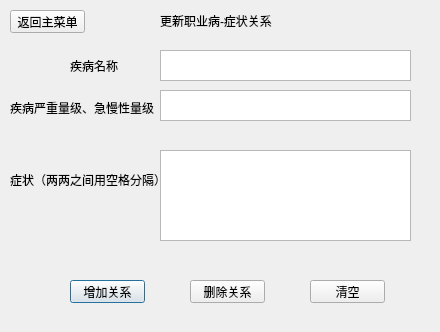
<?xml version="1.0" encoding="UTF-8"?>
<ui version="4.0">
 <class>Dialog</class>
 <widget class="QDialog" name="Dialog">
  <property name="geometry">
   <rect>
    <x>0</x>
    <y>0</y>
    <width>440</width>
    <height>332</height>
   </rect>
  </property>
  <property name="windowTitle">
   <string>Dialog</string>
  </property>
  <widget class="QLabel" name="label">
   <property name="geometry">
    <rect>
     <x>160</x>
     <y>10</y>
     <width>131</width>
     <height>21</height>
    </rect>
   </property>
   <property name="text">
    <string>更新职业病-症状关系</string>
   </property>
  </widget>
  <widget class="QLabel" name="label_2">
   <property name="geometry">
    <rect>
     <x>70</x>
     <y>60</y>
     <width>54</width>
     <height>12</height>
    </rect>
   </property>
   <property name="text">
    <string>疾病名称</string>
   </property>
  </widget>
  <widget class="QLabel" name="label_3">
   <property name="geometry">
    <rect>
     <x>10</x>
     <y>100</y>
     <width>151</width>
     <height>16</height>
    </rect>
   </property>
   <property name="text">
    <string>疾病严重量级、急慢性量级</string>
   </property>
  </widget>
  <widget class="QLabel" name="label_4">
   <property name="geometry">
    <rect>
     <x>10</x>
     <y>170</y>
     <width>161</width>
     <height>20</height>
    </rect>
   </property>
   <property name="text">
    <string>症状（两两之间用空格分隔）</string>
   </property>
  </widget>
  <widget class="QPlainTextEdit" name="name">
   <property name="geometry">
    <rect>
     <x>160</x>
     <y>50</y>
     <width>251</width>
     <height>31</height>
    </rect>
   </property>
  </widget>
  <widget class="QPlainTextEdit" name="level">
   <property name="geometry">
    <rect>
     <x>160</x>
     <y>90</y>
     <width>251</width>
     <height>31</height>
    </rect>
   </property>
  </widget>
  <widget class="QPlainTextEdit" name="symptoms">
   <property name="geometry">
    <rect>
     <x>160</x>
     <y>150</y>
     <width>251</width>
     <height>91</height>
    </rect>
   </property>
  </widget>
  <widget class="QPushButton" name="addrules">
   <property name="geometry">
    <rect>
     <x>70</x>
     <y>280</y>
     <width>75</width>
     <height>23</height>
    </rect>
   </property>
   <property name="text">
    <string>增加关系</string>
   </property>
  </widget>
  <widget class="QPushButton" name="removerules">
   <property name="geometry">
    <rect>
     <x>190</x>
     <y>280</y>
     <width>75</width>
     <height>23</height>
    </rect>
   </property>
   <property name="text">
    <string>删除关系</string>
   </property>
  </widget>
  <widget class="QPushButton" name="clearrules">
   <property name="geometry">
    <rect>
     <x>310</x>
     <y>280</y>
     <width>75</width>
     <height>23</height>
    </rect>
   </property>
   <property name="text">
    <string>清空</string>
   </property>
  </widget>
  <widget class="QPushButton" name="goback">
   <property name="geometry">
    <rect>
     <x>10</x>
     <y>10</y>
     <width>75</width>
     <height>23</height>
    </rect>
   </property>
   <property name="text">
    <string>返回主菜单</string>
   </property>
  </widget>
 </widget>
 <resources/>
 <connections/>
</ui>
